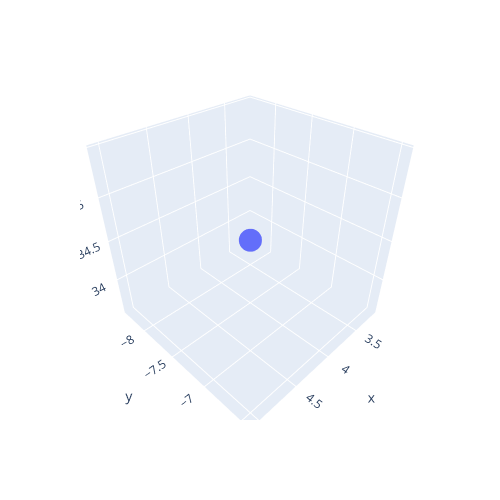

The cell this chart's notebook holds for it:
### Code cell
x1N = x1.reshape(observaciones,)
x2N = x2.reshape(observaciones,)
metasN = metas.reshape(observaciones,)

fig = px.scatter_3d(x = x1N, y = x2N, z = metasN)

fig.update_layout(
    width = 500,
    height = 500,)

fig.show()

### Figure 1 — Plotly figure (JSON) as saved in the notebook; plotly's stock layout.template omitted (floating-point values rounded to 4 significant figures)
{"data": [{"hovertemplate": "x=%{x}<br>y=%{y}<br>z=%{z}<extra></extra>", "legendgroup": "", "marker": {"color": "#636efa", "symbol": "circle"}, "mode": "markers", "name": "", "scene": "scene", "showlegend": false, "type": "scatter3d", "x": [4.112], "y": [-7.392], "z": [34.52]}], "layout": {"height": 500, "legend": {"tracegroupgap": 0}, "margin": {"t": 60}, "scene": {"domain": {"x": [0, 1], "y": [0, 1]}, "xaxis": {"title": {"text": "x"}}, "yaxis": {"title": {"text": "y"}}, "zaxis": {"title": {"text": "z"}}}, "width": 500}}
